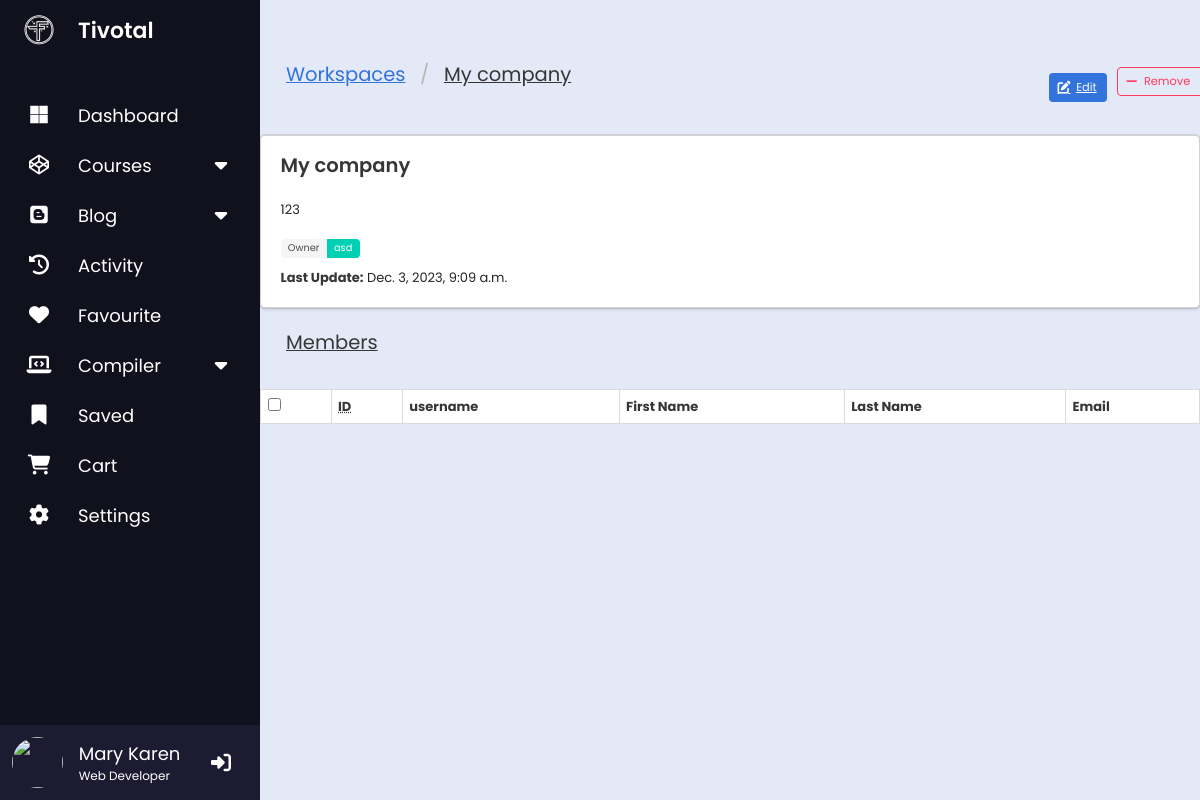
The page /api/1/workspaces/1/ (signed in) on the database its author committed.
### api/workspace/models.py (models this page shows, shortened)
class Workspace(models.Model):
    slug = models.SlugField(max_length=100, db_index=True, default='default')
    name = models.CharField(max_length=100, db_index=True)
    description = models.TextField(blank=True, null=True)
    owner = models.ForeignKey(settings.AUTH_USER_MODEL, null=True, blank=True, on_delete=models.CASCADE)
    members = models.ManyToManyField(settings.AUTH_USER_MODEL, related_name='members_set', blank=True)
    created_at = models.DateTimeField(auto_now=True, db_index=True)
    updated_at = models.DateTimeField(auto_now_add=True, db_index=True)
    class Meta:
        unique_together = ('slug', 'owner')
        get_latest_by = 'created_at'
        ordering = ['owner', 'name']
        verbose_name = 'workspace'
        verbose_name_plural = 'workspaces'

### api/user/models.py (models this page shows, shortened)
class User(AbstractUser):
    first_name = models.CharField(blank=True, max_length=255)
    last_name = models.CharField(blank=True, max_length=255)
    invitation_notification = models.ForeignKey(Notification, null=True, blank=True, on_delete=models.SET_NULL)

### api/workspace/views.py (the view, shortened to what this page needs)
# urls.py: path('<int:pk>/', WorkspaceDetailView.as_view(), name='workspace-detail'),
@method_decorator(login_required, name='dispatch')
class WorkspaceDetailView(DetailView):
    model = Workspace
    def get_children(self):
        return self.get_object().members.order_by('username')
    def get_context_data(self, **kwargs):
        context = super().get_context_data(**kwargs)
        context['objects_by_group'] = [(None, self.get_children())]
        context['current_workspace'] = self.kwargs['workspace']
        return context

### api/forms.py
class SearchForm(forms.Form):
    q = forms.CharField(
        help_text="Click to see help & options",
        required=False,
        widget=forms.TextInput(attrs={
            'autocomplete': 'off'
        })
    )

### api/context_processors.py (called while the page is built)
def site(request):
    return dict(
        current_site=SimpleLazyObject(lambda: get_current_site(request)),
    )

def navigation(request):
    params = dict(
        encoded_url=quote_plus(request.get_full_path()),
        next_url=unquote_plus(request.GET.get('next', ''))
    )
    try:
        params['page'] = int(request.GET.get('page', 0))
    except ValueError:
        pass
    get_vars = request.GET.copy()
    try:
        get_vars.pop('page')
    except KeyError:
        pass
    params['get_vars'] = "&" + get_vars.urlencode()
    return params

def search(request):
    return dict(search_form=SearchForm(request.GET))

### api/workspace/templates/workspace/workspace_detail.html (shortened to what this page needs)
{% extends 'base.html' %}
{% block content %}
	<nav class="level">
    <form method="GET">
      <div class="level-left">
        <nav class="breadcrumb is-large" aria-label="breadcrumbs">
          <ul>
            <li><a href="{% url 'workspaces:workspace-list' current_workspace %}">Workspaces</a></li>
            <li class="is-active">
              <a href="#" aria-current="page">
                {{ object.name }}
              </a>
            </li>
          </ul>
        </nav>
      </div>
    </form>
    <form method="POST">
      <div class="level-right">
        <div class="level-item">
          <a href="{% url 'workspaces:workspace-edit' current_workspace workspace.id %}?next={{ encoded_url }}" class="button is-link">
            <span class="icon is-small">
              <i class="fas fa-edit"></i>
            </span>
            <small>Edit</small>
          </a>
        </div>
        <div class="level-item">
          <div class="field has-addons">
            <p class="control">
              <form method="POST">
                <button class="button is-danger is-outlined" type="submit" name="remove" value="yes">
                  <span class="icon is-small">
                    <i class="fas fa-minus"></i>
                  </span>
                  <small>Remove</small>
                </button>
              </form>
            </p>
          </div>
        </div>
      </div>
    </form>
	</nav>
	<div class="card">
		<div class="card-content">
			<div class="media">
				<div class="media-content">
					<p class="title is-4">{{ workspace.name }}</p>
				</div>
			</div>
			<div class="content">
                {% if workspace.description %}
  				  {{ workspace.description|default:'' }}<br/><br/>
                {% endif %}
				<div class="field is-grouped is-grouped-multiline">
					<div class="control">
						<div class="tags has-addons">
							<span class="tag">Owner</span>
							<span class="tag is-primary">{{ workspace.owner }}</span>
						</div>
					</div>
				</div>
				<strong>Last Update:</strong> <time datetime="{{ workspace.updated_at }}">{{ workspace.updated_at }}</time>
			</div>
		</div>
	</div>
  <br/>
	<nav class="level">
    <form method="GET">
      <div class="level-left">
        <nav class="breadcrumb is-large" aria-label="breadcrumbs" style="margin: 0;">
          <ul>
            <li class="is-active"><a href="#" aria-current="page">Members</a></li>
          </ul>
        </nav>
      </div>
    </form>
		<div class="level-right">
		</div>
	</nav>
  <form id="object-list" name="object-list" method="POST">
    {% for group_title, object_list in objects_by_group %}
      <table class="table is-bordered is-striped is-hoverable is-fullwidth">
        <thead>
          <tr>
            <th>
                <input type="checkbox" class="selectAll" />
            </th>
            <th><abbr title="Identification Number">ID</abbr></th>
            <th>username</th>
            <th>First Name</th>
            <th>Last Name</th>
            <th>Email</th>
          </tr>
        </thead>
      </table>
    {% endfor %}
  </form>
{% endblock %}

### api/static/css/default.css (style rules this page uses)
html, html body { font-size: 13px; }

### api/static/css/sidebar/sidebar.css (style rules this page uses)
* { margin: 0; padding: 0; box-sizing: border-box; font-family: "Poppins", sans-serif; }

### rows shown on the page
Workspace: name "My company", description "123", owner "asd", updated_at "Dec. 3, 2023, 9:09 a.m."
